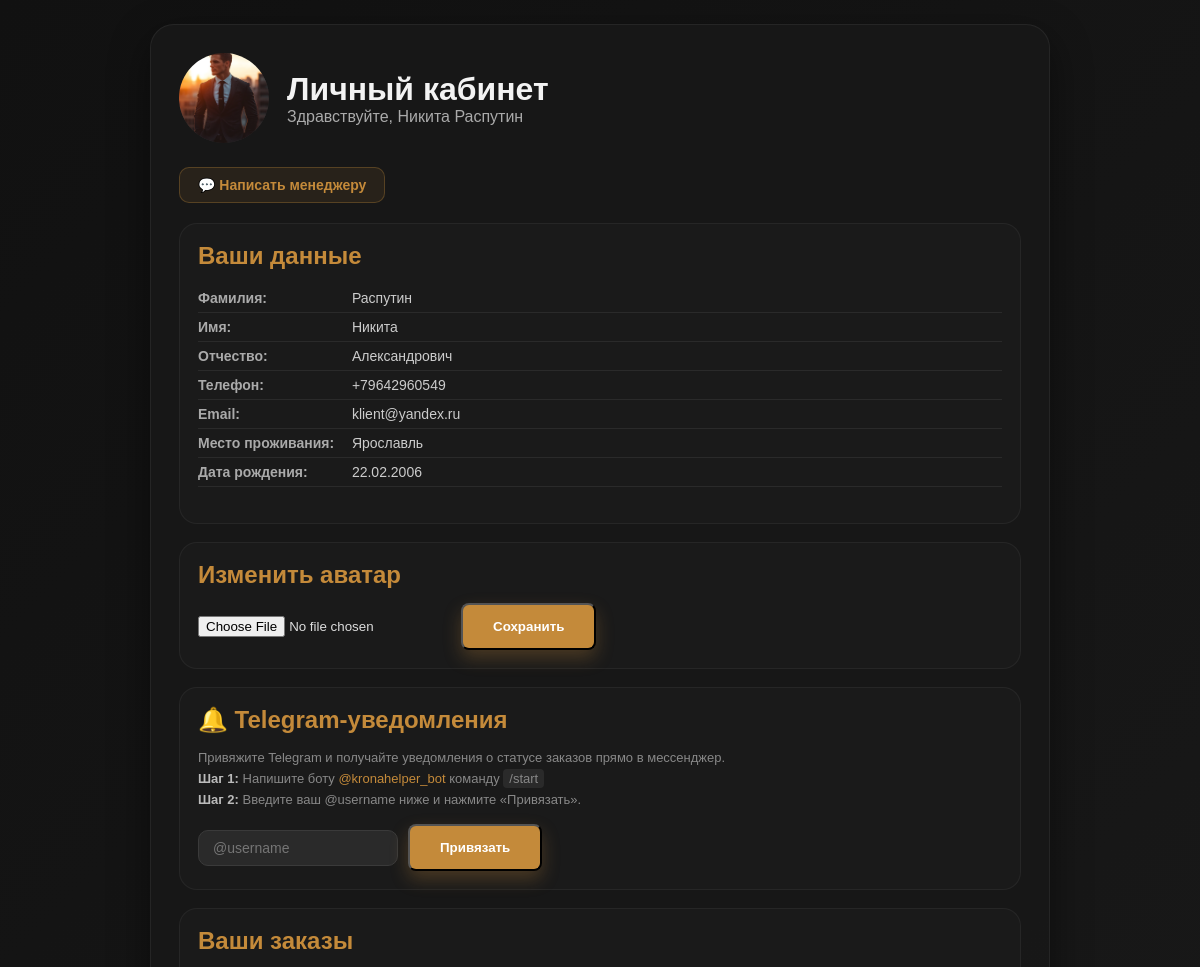
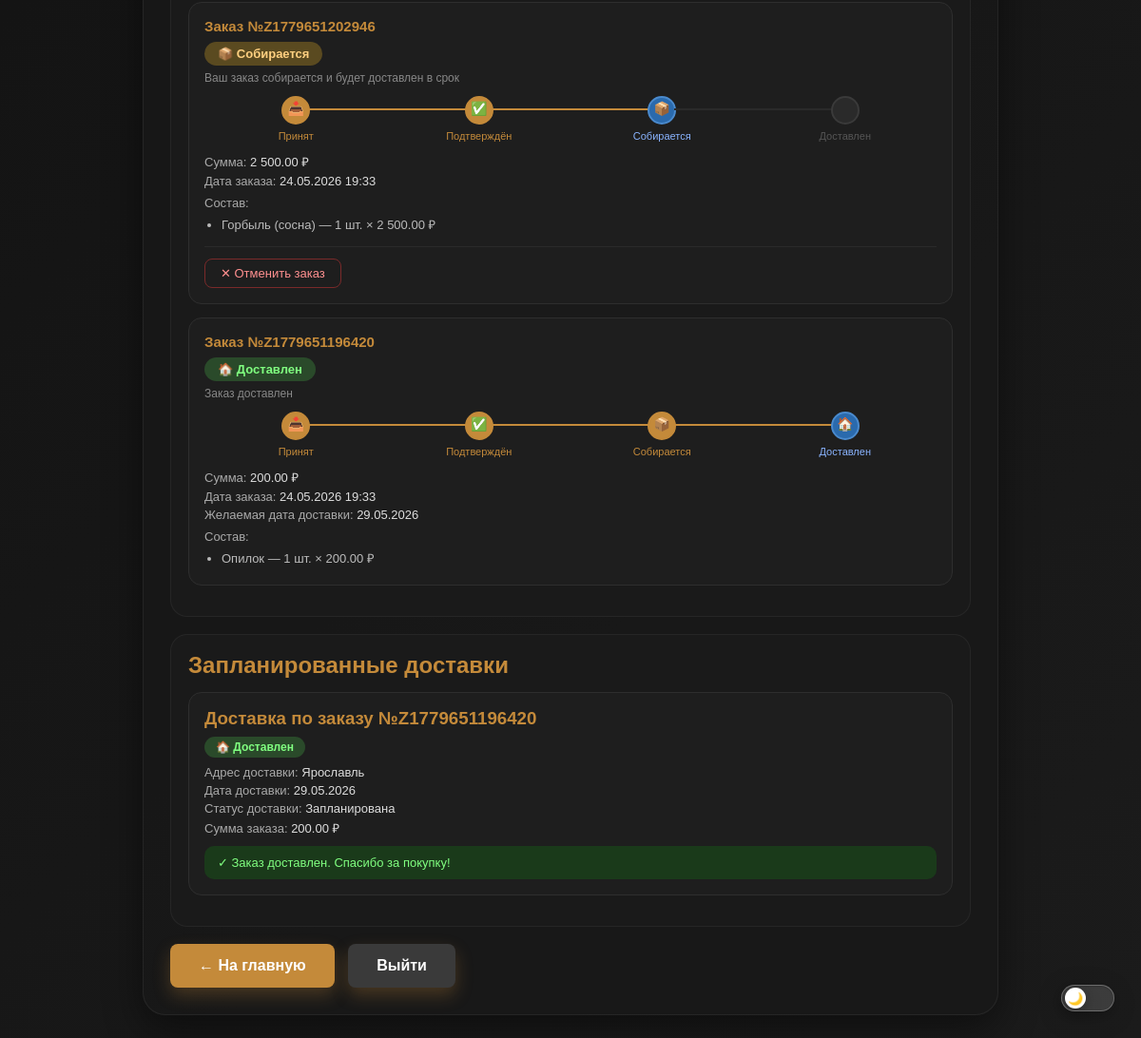
The app's page /profile.php (signed in) with its own data (2 pictures, top to bottom).
### tables this page shows
CREATE TABLE `polzovateli` (
  `id` int(10) UNSIGNED NOT NULL,
  `role_id` int(10) UNSIGNED NOT NULL DEFAULT 1,
  `telefon` varchar(20) NOT NULL,
  `email` varchar(150) NOT NULL,
  `familiya` varchar(100) NOT NULL,
  `imya` varchar(100) NOT NULL,
  `otchestvo` varchar(100) DEFAULT NULL,
  `data_rozhdeniya` date DEFAULT NULL,
  `mesto_prozhivaniya` varchar(150) DEFAULT NULL,
  `parol_hash` varchar(255) NOT NULL,
  `avatar` varchar(255) DEFAULT NULL,
  `created_at` timestamp NOT NULL DEFAULT current_timestamp(),
  `telegram_username` varchar(100) DEFAULT NULL,
  `telegram_chat_id` varchar(50) DEFAULT NULL
);

CREATE TABLE `zakazy` (
  `id` int(10) UNSIGNED NOT NULL,
  `user_id` int(10) UNSIGNED NOT NULL,
  `status_id` int(10) UNSIGNED NOT NULL DEFAULT 1,
  `nomer_zakaza` varchar(30) NOT NULL,
  `obshaya_summa` decimal(10,2) NOT NULL DEFAULT 0.00,
  `tip_dostavki` enum('standard','na_datu') NOT NULL DEFAULT 'standard',
  `data_dostavki` date DEFAULT NULL,
  `komentariy` text DEFAULT NULL,
  `created_at` timestamp NOT NULL DEFAULT current_timestamp()
);

CREATE TABLE `statusy_zakazov` (
  `id` int(10) UNSIGNED NOT NULL,
  `nazvanie` varchar(50) NOT NULL
);

CREATE TABLE `zakaz_tovary` (
  `id` int(10) UNSIGNED NOT NULL,
  `zakaz_id` int(10) UNSIGNED NOT NULL,
  `tovar_id` int(10) UNSIGNED NOT NULL,
  `kolichestvo` int(10) UNSIGNED NOT NULL DEFAULT 1,
  `cena_na_moment` decimal(10,2) NOT NULL DEFAULT 0.00
);

CREATE TABLE `tovary` (
  `id` int(10) UNSIGNED NOT NULL,
  `nazvanie` varchar(150) NOT NULL,
  `opisanie` text DEFAULT NULL,
  `cena` decimal(10,2) NOT NULL DEFAULT 0.00,
  `foto` varchar(255) DEFAULT NULL,
  `kategoriya` varchar(100) DEFAULT NULL,
  `aktiven` tinyint(1) NOT NULL DEFAULT 1,
  `created_at` timestamp NOT NULL DEFAULT current_timestamp(),
  `kolichestvo` int(11) NOT NULL DEFAULT 0
);

CREATE TABLE `dostavka` (
  `id` int(10) UNSIGNED NOT NULL,
  `zakaz_id` int(10) UNSIGNED NOT NULL,
  `address` text NOT NULL,
  `delivery_date` date DEFAULT NULL,
  `status` varchar(50) NOT NULL DEFAULT 'planned',
  `note` text DEFAULT NULL,
  `created_at` timestamp NOT NULL DEFAULT current_timestamp()
);

### profile.php (the view, shortened to what this page needs)
<?php
require_once 'connect.php';
$stmt = $pdo->prepare("SELECT * FROM polzovateli WHERE id = ? LIMIT 1");
$stmt->execute([$_SESSION['user_id']]);
$user = $stmt->fetch(PDO::FETCH_ASSOC);
$orders = $pdo->prepare("
    SELECT z.*, sz.nazvanie as status_name
    FROM zakazy z
    JOIN statusy_zakazov sz ON sz.id=z.status_id
    WHERE z.user_id=?
    ORDER BY z.created_at DESC
");
$orders->execute([$_SESSION['user_id']]);
$orders = $orders->fetchAll();
$deliveries = $pdo->prepare("
    SELECT d.*, z.nomer_zakaza, z.obshaya_summa, z.status_id, sz.nazvanie as order_status
    FROM dostavka d
    JOIN zakazy z ON z.id=d.zakaz_id
    JOIN statusy_zakazov sz ON sz.id=z.status_id
    WHERE z.user_id=?
    ORDER BY d.delivery_date ASC
");
$deliveries->execute([$_SESSION['user_id']]);
$deliveries = $deliveries->fetchAll();
function clientStatusLabel($statusName) {
    return [
        'new'         => ['label'=>'Принят','icon'=>'📥','color'=>'#3a5f3a','text'=>'#8aff8a','desc'=>'Ваш заказ получен и ожидает обработки'],
        'confirmed'   => ['label'=>'Подтверждён','icon'=>'✅','color'=>'#3a4f7a','text'=>'#8ab4ff','desc'=>'Заказ подтверждён, скоро начнём сборку'],
        'in_progress' => ['label'=>'Собирается','icon'=>'📦','color'=>'#5a4a20','text'=>'#ffd080','desc'=>'Ваш заказ собирается и будет доставлен в срок'],
        'delivered'   => ['label'=>'Доставлен','icon'=>'🏠','color'=>'#2a4a2a','text'=>'#80ff80','desc'=>'Заказ доставлен'],
        'canceled'    => ['label'=>'Отменён','icon'=>'✕','color'=>'#4a2a2a','text'=>'#ff8080','desc'=>'Заказ отменён'],
    ][$statusName] ?? ['label'=>$statusName,'icon'=>'•','color'=>'#2a2a2a','text'=>'#aaa','desc'=>''];
}
?>
<!DOCTYPE html>
<html lang="ru">
<head>
    <link rel="stylesheet" href="style.css">
</head>
<body>
<button class="theme-toggle theme-toggle--fixed" id="themeToggle" aria-label="Переключить тему" title="Светлая / тёмная тема">
    <span class="theme-toggle__track">
        <span class="theme-toggle__thumb">
            <span class="theme-icon theme-icon--dark">🌙</span>
        </span>
    </span>
</button>
<div class="profile-page">
    <div class="profile-card" style="max-width:900px;">
        <div class="profile-head">
            <div class="profile-avatar">
                <?php if(!empty($user['avatar']) && file_exists($user['avatar'])):?>
                    <img src="<?= htmlspecialchars($user['avatar']) ?>" alt="Аватар">
                <?php else:?>
                    <img src="img/users/default-avatar.png" alt="Аватар">
                <?php endif;?>
            </div>
            <div>
                <h1>Личный кабинет</h1>
                <p style="color:#aaa;">Здравствуйте, <?= htmlspecialchars($user['imya'].' '.$user['familiya']) ?></p>
            </div>
        </div>
        <div style="display:flex;gap:10px;flex-wrap:wrap;margin-bottom:20px;">
            <a href="chat.php" style="background:rgba(196,138,58,.1);border:1px solid rgba(196,138,58,.3);color:#c48a3a;padding:9px 18px;border-radius:10px;text-decoration:none;font-size:14px;font-weight:600;display:inline-flex;align-items:center;gap:6px;">
                💬 Написать менеджеру
            </a>
        </div>
        <div class="profile-block">
            <h2>Ваши данные</h2>
            <div class="profile-info">
                <p><strong>Фамилия:</strong> <?= htmlspecialchars($user['familiya']) ?></p>
                <p><strong>Имя:</strong> <?= htmlspecialchars($user['imya']) ?></p>
                <p><strong>Отчество:</strong> <?= htmlspecialchars($user['otchestvo']??'—') ?></p>
                <p><strong>Телефон:</strong> <?= htmlspecialchars($user['telefon']) ?></p>
                <p><strong>Email:</strong> <?= htmlspecialchars($user['email']) ?></p>
                <p><strong>Место проживания:</strong> <?= htmlspecialchars($user['mesto_prozhivaniya']??'—') ?></p>
                <?php if($user['data_rozhdeniya']):?>
                <p><strong>Дата рождения:</strong> <?= date('d.m.Y',strtotime($user['data_rozhdeniya'])) ?></p>
                <?php endif;?>
            </div>
        </div>
        <div class="profile-block">
            <h2>Изменить аватар</h2>
            <form method="post" enctype="multipart/form-data" style="display:flex;gap:10px;align-items:center;flex-wrap:wrap;">
                <input type="file" name="avatar" accept="image/*" style="color:#ddd;">
                <button type="submit" name="upload_avatar" class="btn btn-primary">Сохранить</button>
            </form>
        </div>
        <div class="profile-block">
            <h2>🔔 Telegram-уведомления</h2>
            <?php
                $tgLinked = !empty($user['telegram_chat_id']);
                $tgUser   = htmlspecialchars($user['telegram_username'] ?? '');
            ?>
            <?php if ($tgLinked): ?>
                <div style="display:flex;align-items:center;gap:10px;margin-bottom:14px;background:rgba(50,150,50,.1);border:1px solid rgba(50,200,50,.2);border-radius:10px;padding:10px 14px;">
                    <span style="font-size:22px;">✅</span>
                    <div>
                        <div style="font-size:14px;color:#80ff80;font-weight:700;">Telegram привязан</div>
                        <div style="font-size:13px;color:#888;">@<?= $tgUser ?> — уведомления включены</div>
                    </div>
                </div>
            <?php else: ?>
                <div style="font-size:13px;color:#888;margin-bottom:14px;line-height:1.6;">
                    Привяжите Telegram и получайте уведомления о статусе заказов прямо в мессенджер.<br>
                    <strong style="color:#bbb;">Шаг 1:</strong> Напишите боту
                    <a href="https://t.me/<?= TELEGRAM_BOT_USERNAME ?>" target="_blank" style="color:#c48a3a;">@<?= TELEGRAM_BOT_USERNAME ?></a>
                    команду <code style="background:#2a2a2a;padding:2px 6px;border-radius:4px;">/start</code><br>
                    <strong style="color:#bbb;">Шаг 2:</strong> Введите ваш @username ниже и нажмите «Привязать».
                </div>
            <?php endif; ?>
            <form method="post" style="display:flex;gap:10px;align-items:center;flex-wrap:wrap;">
                <input type="text" name="telegram_username"
                       value="<?= $tgUser ?>"
                       placeholder="@username"
                       style="padding:9px 14px;border-radius:10px;background:#2a2a2a;border:1px solid #3a3a3a;color:#fff;font-size:14px;width:200px;">
                <button type="submit" name="save_telegram" class="btn btn-primary">
                    <?= $tgLinked ? 'Обновить' : 'Привязать' ?>
                </button>
            </form>
        </div>
        <div class="profile-block">
            <h2>Ваши заказы</h2>
            <?php if(empty($orders)):?>
                <p class="empty-msg">У вас пока нет заказов.</p>
            <?php else: foreach($orders as $o):
                $st = clientStatusLabel($o['status_name']);
                $items = $pdo->prepare("SELECT zt.kolichestvo, zt.cena_na_moment, t.nazvanie FROM zakaz_tovary zt JOIN tovary t ON t.id=zt.tovar_id WHERE zt.zakaz_id=?");
                $items->execute([$o['id']]);
                $orderItems = $items->fetchAll();
            ?>
                <div class="order-card">
                    <h3>Заказ №<?= htmlspecialchars($o['nomer_zakaza']) ?></h3>
                    <div style="display:inline-flex;align-items:center;gap:6px;padding:5px 14px;border-radius:20px;font-size:13px;font-weight:600;margin-bottom:6px;background:<?= $st['color'] ?>;color:<?= $st['text'] ?>;">
                        <?= $st['icon'] ?> <?= $st['label'] ?>
                    </div>
                    <div class="status-desc"><?= $st['desc'] ?></div>
                    <?php
                    $steps = [
                        ['icon'=>'📥','label'=>'Принят','status'=>'new'],
                        ['icon'=>'✅','label'=>'Подтверждён','status'=>'confirmed'],
                        ['icon'=>'📦','label'=>'Собирается','status'=>'in_progress'],
                        ['icon'=>'🏠','label'=>'Доставлен','status'=>'delivered'],
                    ];
                    $stOrder = ['new'=>0,'confirmed'=>1,'in_progress'=>2,'delivered'=>3,'canceled'=>-1];
                    $curIdx = $stOrder[$o['status_name']] ?? 0;
                    ?>
                    <?php if($o['status_name'] !== 'canceled'):?>
                    <div class="progress-track">
                        <?php foreach($steps as $i=>$step):
                            $cls = '';
                            if($i < $curIdx) $cls='done';
                            elseif($i === $curIdx) $cls='current';
                        ?>
                            <div class="progress-step <?= $cls ?>" data-icon="<?= $step['icon'] ?>">
                                <?php if($i < count($steps)-1):?><div class="progress-line <?= ($i<$curIdx)?'done':'' ?>"></div><?php endif;?>
                                <?= $step['label'] ?>
                            </div>
                        <?php endforeach;?>
                    </div>
                    <?php endif;?>
                    <div class="order-meta">Сумма: <span><?= number_format($o['obshaya_summa'],2,'.',' ') ?> ₽</span></div>
                    <div class="order-meta">Дата заказа: <span><?= date('d.m.Y H:i',strtotime($o['created_at'])) ?></span></div>
                    <?php if($o['tip_dostavki']==='na_datu' && !empty($o['data_dostavki']) && $o['data_dostavki']!=='0000-00-00'):?>
                        <div class="order-meta">Желаемая дата доставки: <span><?= date('d.m.Y',strtotime($o['data_dostavki'])) ?></span></div>
                    <?php endif;?>
                    <?php if($orderItems):?>
                        <div class="order-meta" style="margin-top:8px;">Состав:</div>
                        <ul class="items-list"><?php foreach($orderItems as $it):?><li><?= htmlspecialchars($it['nazvanie']) ?> — <?= $it['kolichestvo'] ?> шт. × <?= number_format($it['cena_na_moment'],2,'.',' ') ?> ₽</li><?php endforeach;?></ul>
                    <?php endif;?>
                    <?php if($o['status_name'] !== 'canceled' && $o['status_name'] !== 'delivered'):?>
                    <div style="margin-top:14px;padding-top:12px;border-top:1px solid #2a2a2a;">
                        <button onclick="document.getElementById('cancel-confirm-<?= $o['id'] ?>').style.display='block';this.style.display='none';"
                                style="background:transparent;border:1px solid #7a2a2a;color:#ff9090;padding:7px 16px;border-radius:8px;cursor:pointer;font-size:13px;">
                            ✕ Отменить заказ
                        </button>
                    </div>
                    <?php endif;?>
                </div>
            <?php endforeach; endif;?>
        </div>
        <div class="profile-block">
            <h2>Запланированные доставки</h2>
            <?php if(empty($deliveries)):?>
                <p class="empty-msg">Доставок нет.</p>
            <?php else: foreach($deliveries as $d):
                $st = clientStatusLabel($d['order_status']);
                $dsLabel = ['planned'=>'Запланирована','in_transit'=>'В пути','delivered'=>'Доставлена'][$d['status']]??$d['status'];
            ?>
                <div class="delivery-card">
                    <h3>Доставка по заказу №<?= htmlspecialchars($d['nomer_zakaza']) ?></h3>
                    <div style="display:inline-flex;align-items:center;gap:6px;padding:4px 12px;border-radius:20px;font-size:12px;font-weight:600;margin-bottom:8px;background:<?= $st['color'] ?>;color:<?= $st['text'] ?>;">
                        <?= $st['icon'] ?> <?= $st['label'] ?>
                    </div>
                    <div class="order-meta">Адрес доставки: <span><?= htmlspecialchars($d['address']) ?></span></div>
                    <div class="order-meta">Дата доставки: <span><?= ($d['delivery_date']&&$d['delivery_date']!=='0000-00-00')?date('d.m.Y',strtotime($d['delivery_date'])):'Уточняется' ?></span></div>
                    <div class="order-meta">Статус доставки: <span><?= htmlspecialchars($dsLabel) ?></span></div>
                    <div class="order-meta">Сумма заказа: <span><?= number_format($d['obshaya_summa'],2,'.',' ') ?> ₽</span></div>
                    <?php if($d['order_status']==='in_progress'):?>
                        <div style="margin-top:10px;padding:10px 14px;background:#1a2a3a;border-radius:10px;font-size:13px;color:#8ab4ff;">
                            📦 Ваш заказ сейчас собирается и будет доставлен в указанные сроки
                        </div>
                    <?php elseif($d['order_status']==='delivered'):?>
                        <div style="margin-top:10px;padding:10px 14px;background:#1a3a1a;border-radius:10px;font-size:13px;color:#80ff80;">
                            ✓ Заказ доставлен. Спасибо за покупку!
                        </div>
                    <?php elseif($d['order_status']==='confirmed'):?>
                        <div style="margin-top:10px;padding:10px 14px;background:#1a2a1a;border-radius:10px;font-size:13px;color:#c8e6c9;">
                            ✅ Заказ подтверждён, скоро начнём сборку и доставим в срок
                        </div>
                    <?php endif;?>
                </div>
            <?php endforeach; endif;?>
        </div>
        <a href="index.php" class="btn btn-primary">← На главную</a>
        <a href="logout.php" class="btn btn-primary" style="margin-left:10px;background:#3a3a3a;">Выйти</a>
    </div>
</div>
</body>
</html>

### records on screen
polzovateli: avatar (picture), imya+familiya "Никита Распутин", familiya "Распутин", imya "Никита", otchestvo "Александрович", telefon "+79642960549", email "klient@yandex.ru", mesto_prozhivaniya "Ярославль", data_rozhdeniya "22.02.2006"
zakazy: nomer_zakaza "Z1779651202946", status.nazvanie "📦", status.nazvanie "Собирается", status.nazvanie "Ваш заказ собирается и будет доставлен в срок", label "Принят", label "Подтверждён", label "Собирается", label "Доставлен", obshaya_summa "2 500.00", created_at "24.05.2026 19:33"
zakaz_tovary: tovar.nazvanie "Горбыль (сосна)", kolichestvo "1", cena_na_moment "2 500.00"
zakazy: nomer_zakaza "Z1779651196420", status.nazvanie "🏠", status.nazvanie "Доставлен", status.nazvanie "Заказ доставлен", label "Принят", label "Подтверждён", label "Собирается", label "Доставлен", obshaya_summa "200.00", created_at "24.05.2026 19:33", data_dostavki "29.05.2026"
zakaz_tovary: tovar.nazvanie "Опилок", kolichestvo "1", cena_na_moment "200.00"
dostavka: zakaz.nomer_zakaza "Z1779651196420", statusy_zakazov.nazvanie "🏠", statusy_zakazov.nazvanie "Доставлен", address "Ярославль", delivery_date "29.05.2026", status "Запланирована", zakaz.obshaya_summa "200.00"

### other values on screen
TELEGRAM_BOT_USERNAME "kronahelper_bot"
